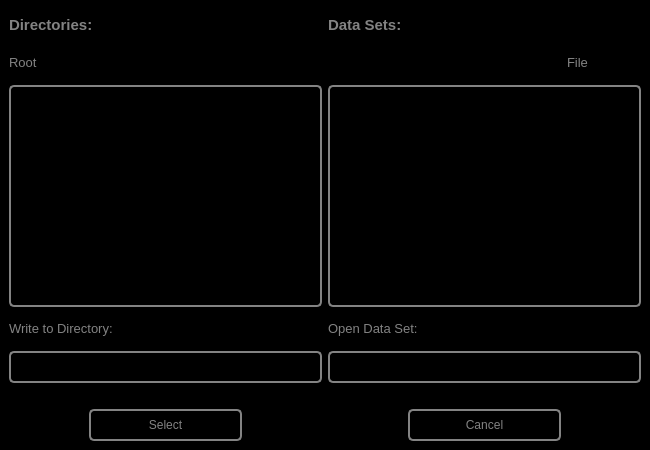
<?xml version="1.0" encoding="UTF-8"?>
<ui version="4.0">
 <class>MainWindow</class>
 <widget class="QMainWindow" name="MainWindow">
  <property name="geometry">
   <rect>
    <x>0</x>
    <y>0</y>
    <width>650</width>
    <height>450</height>
   </rect>
  </property>
  <property name="minimumSize">
   <size>
    <width>650</width>
    <height>450</height>
   </size>
  </property>
  <property name="windowTitle">
   <string>Data Vault Explorer</string>
  </property>
  <property name="windowIcon">
   <iconset resource="../Resources/nSOTScannerResources.qrc">
    <normaloff>:/nSOTScanner/Pictures/jj_schema.svg</normaloff>:/nSOTScanner/Pictures/jj_schema.svg</iconset>
  </property>
  <widget class="QWidget" name="centralwidget">
   <property name="styleSheet">
    <string notr="true">#centralwidget{
	background-color: rgb(0, 0, 0);}</string>
   </property>
   <layout class="QGridLayout" name="gridLayout" rowstretch="1,1,7,1,1,0,1" columnstretch="1,1,1,1,1,1,1,1,1,1,1,1,1,1,1,1" columnminimumwidth="1,1,1,1,1,1,1,1,1,1,1,1,1,1,1,1">
    <item row="0" column="0" colspan="3">
     <widget class="QLabel" name="Directories">
      <property name="text">
       <string>&lt;html&gt;&lt;head/&gt;&lt;body&gt;&lt;p&gt;&lt;span style=&quot; font-size:11pt; font-weight:600; color:#838383;&quot;&gt;Directories:&lt;/span&gt;&lt;/p&gt;&lt;/body&gt;&lt;/html&gt;</string>
      </property>
     </widget>
    </item>
    <item row="0" column="8" colspan="4">
     <widget class="QLabel" name="DataSets">
      <property name="text">
       <string>&lt;html&gt;&lt;head/&gt;&lt;body&gt;&lt;p&gt;&lt;span style=&quot; font-size:11pt; font-weight:600; color:#838383;&quot;&gt;Data Sets:&lt;/span&gt;&lt;/p&gt;&lt;/body&gt;&lt;/html&gt;</string>
      </property>
     </widget>
    </item>
    <item row="1" column="14" colspan="2">
     <widget class="QLabel" name="label_4">
      <property name="text">
       <string>&lt;html&gt;&lt;head/&gt;&lt;body&gt;&lt;p&gt;&lt;span style=&quot; font-size:10pt; color:#838383;&quot;&gt;File&lt;/span&gt;&lt;/p&gt;&lt;/body&gt;&lt;/html&gt;</string>
      </property>
     </widget>
    </item>
    <item row="2" column="0" colspan="8">
     <widget class="QListWidget" name="dirList">
      <property name="styleSheet">
       <string notr="true">QListWidget#dirList{
color: rgb(131,131,131);
background-color:rgb(0,0,0);
border: 2px solid  rgb(131,131,131);
border-radius: 5px
}


QScrollBar:horizontal {
   border: 0px;
   background: black;
   height: 15px;
}
QScrollBar:vertical {
   border: 0px;
   background: black;
   width: 15px;
}</string>
      </property>
     </widget>
    </item>
    <item row="2" column="8" colspan="8">
     <widget class="QListWidget" name="fileList">
      <property name="styleSheet">
       <string notr="true">#fileList{
color: rgb(131,131,131);
background-color:rgb(0,0,0);
border: 2px solid  rgb(131,131,131);
border-radius: 5px
}


QScrollBar:horizontal {
   border: 0px;
   background: black;
   height: 15px;
}
QScrollBar:vertical {
   border: 0px;
   background: black;
   width: 15px;
}</string>
      </property>
      <property name="selectionMode">
       <enum>QAbstractItemView::MultiSelection</enum>
      </property>
     </widget>
    </item>
    <item row="3" column="0" colspan="4">
     <widget class="QLabel" name="label">
      <property name="text">
       <string>&lt;html&gt;&lt;head/&gt;&lt;body&gt;&lt;p&gt;&lt;span style=&quot; font-size:10pt; color:#838383;&quot;&gt;Write to Directory:&lt;/span&gt;&lt;/p&gt;&lt;/body&gt;&lt;/html&gt;</string>
      </property>
     </widget>
    </item>
    <item row="3" column="8" colspan="6">
     <widget class="QLabel" name="label_2">
      <property name="text">
       <string>&lt;html&gt;&lt;head/&gt;&lt;body&gt;&lt;p&gt;&lt;span style=&quot; font-size:10pt; color:#838383;&quot;&gt;Open Data Set:&lt;/span&gt;&lt;/p&gt;&lt;/body&gt;&lt;/html&gt;</string>
      </property>
     </widget>
    </item>
    <item row="4" column="0" colspan="8">
     <widget class="QLineEdit" name="currentDir">
      <property name="enabled">
       <bool>true</bool>
      </property>
      <property name="sizePolicy">
       <sizepolicy hsizetype="Expanding" vsizetype="Preferred">
        <horstretch>0</horstretch>
        <verstretch>0</verstretch>
       </sizepolicy>
      </property>
      <property name="styleSheet">
       <string notr="true">QLineEdit#currentDir{
color: rgb(131,131,131);
background-color:rgb(0,0,0);
border: 2px solid  rgb(131,131,131);
border-radius: 5px
}</string>
      </property>
      <property name="text">
       <string/>
      </property>
      <property name="readOnly">
       <bool>true</bool>
      </property>
      <property name="placeholderText">
       <string/>
      </property>
     </widget>
    </item>
    <item row="4" column="8" colspan="8">
     <widget class="QLineEdit" name="currentFile">
      <property name="enabled">
       <bool>true</bool>
      </property>
      <property name="sizePolicy">
       <sizepolicy hsizetype="Expanding" vsizetype="Preferred">
        <horstretch>0</horstretch>
        <verstretch>0</verstretch>
       </sizepolicy>
      </property>
      <property name="styleSheet">
       <string notr="true">QLineEdit#currentFile{
color: rgb(131,131,131);
background-color:rgb(0,0,0);
border: 2px solid  rgb(131,131,131);
border-radius: 5px
}</string>
      </property>
      <property name="readOnly">
       <bool>true</bool>
      </property>
     </widget>
    </item>
    <item row="5" column="0">
     <spacer name="horizontalSpacer_24">
      <property name="orientation">
       <enum>Qt::Horizontal</enum>
      </property>
      <property name="sizeHint" stdset="0">
       <size>
        <width>23</width>
        <height>20</height>
       </size>
      </property>
     </spacer>
    </item>
    <item row="5" column="1">
     <spacer name="horizontalSpacer_18">
      <property name="orientation">
       <enum>Qt::Horizontal</enum>
      </property>
      <property name="sizeHint" stdset="0">
       <size>
        <width>22</width>
        <height>20</height>
       </size>
      </property>
     </spacer>
    </item>
    <item row="5" column="2">
     <spacer name="horizontalSpacer_22">
      <property name="orientation">
       <enum>Qt::Horizontal</enum>
      </property>
      <property name="sizeHint" stdset="0">
       <size>
        <width>23</width>
        <height>20</height>
       </size>
      </property>
     </spacer>
    </item>
    <item row="5" column="3">
     <spacer name="horizontalSpacer_20">
      <property name="orientation">
       <enum>Qt::Horizontal</enum>
      </property>
      <property name="sizeHint" stdset="0">
       <size>
        <width>21</width>
        <height>20</height>
       </size>
      </property>
     </spacer>
    </item>
    <item row="5" column="4">
     <spacer name="horizontalSpacer_23">
      <property name="orientation">
       <enum>Qt::Horizontal</enum>
      </property>
      <property name="sizeHint" stdset="0">
       <size>
        <width>21</width>
        <height>20</height>
       </size>
      </property>
     </spacer>
    </item>
    <item row="5" column="5">
     <spacer name="horizontalSpacer_17">
      <property name="orientation">
       <enum>Qt::Horizontal</enum>
      </property>
      <property name="sizeHint" stdset="0">
       <size>
        <width>21</width>
        <height>20</height>
       </size>
      </property>
     </spacer>
    </item>
    <item row="5" column="6">
     <spacer name="horizontalSpacer_21">
      <property name="orientation">
       <enum>Qt::Horizontal</enum>
      </property>
      <property name="sizeHint" stdset="0">
       <size>
        <width>21</width>
        <height>20</height>
       </size>
      </property>
     </spacer>
    </item>
    <item row="5" column="7">
     <spacer name="horizontalSpacer_19">
      <property name="orientation">
       <enum>Qt::Horizontal</enum>
      </property>
      <property name="sizeHint" stdset="0">
       <size>
        <width>21</width>
        <height>20</height>
       </size>
      </property>
     </spacer>
    </item>
    <item row="5" column="8">
     <spacer name="horizontalSpacer_16">
      <property name="orientation">
       <enum>Qt::Horizontal</enum>
      </property>
      <property name="sizeHint" stdset="0">
       <size>
        <width>21</width>
        <height>20</height>
       </size>
      </property>
     </spacer>
    </item>
    <item row="5" column="9">
     <spacer name="horizontalSpacer_15">
      <property name="orientation">
       <enum>Qt::Horizontal</enum>
      </property>
      <property name="sizeHint" stdset="0">
       <size>
        <width>22</width>
        <height>20</height>
       </size>
      </property>
     </spacer>
    </item>
    <item row="5" column="10">
     <spacer name="horizontalSpacer_12">
      <property name="orientation">
       <enum>Qt::Horizontal</enum>
      </property>
      <property name="sizeHint" stdset="0">
       <size>
        <width>21</width>
        <height>20</height>
       </size>
      </property>
     </spacer>
    </item>
    <item row="5" column="11">
     <spacer name="horizontalSpacer_9">
      <property name="orientation">
       <enum>Qt::Horizontal</enum>
      </property>
      <property name="sizeHint" stdset="0">
       <size>
        <width>21</width>
        <height>20</height>
       </size>
      </property>
     </spacer>
    </item>
    <item row="5" column="12">
     <spacer name="horizontalSpacer_14">
      <property name="orientation">
       <enum>Qt::Horizontal</enum>
      </property>
      <property name="sizeHint" stdset="0">
       <size>
        <width>21</width>
        <height>20</height>
       </size>
      </property>
     </spacer>
    </item>
    <item row="5" column="13">
     <spacer name="horizontalSpacer_10">
      <property name="orientation">
       <enum>Qt::Horizontal</enum>
      </property>
      <property name="sizeHint" stdset="0">
       <size>
        <width>21</width>
        <height>20</height>
       </size>
      </property>
     </spacer>
    </item>
    <item row="5" column="14">
     <spacer name="horizontalSpacer_11">
      <property name="orientation">
       <enum>Qt::Horizontal</enum>
      </property>
      <property name="sizeHint" stdset="0">
       <size>
        <width>21</width>
        <height>20</height>
       </size>
      </property>
     </spacer>
    </item>
    <item row="5" column="15">
     <spacer name="horizontalSpacer_13">
      <property name="orientation">
       <enum>Qt::Horizontal</enum>
      </property>
      <property name="sizeHint" stdset="0">
       <size>
        <width>21</width>
        <height>20</height>
       </size>
      </property>
     </spacer>
    </item>
    <item row="1" column="7">
     <widget class="QPushButton" name="addDir">
      <property name="sizePolicy">
       <sizepolicy hsizetype="Minimum" vsizetype="Preferred">
        <horstretch>0</horstretch>
        <verstretch>0</verstretch>
       </sizepolicy>
      </property>
      <property name="toolTip">
       <string>Add Directory</string>
      </property>
      <property name="styleSheet">
       <string notr="true">#addDir{
image:url(:/nSOTScanner/Pictures/addPlotIcon.png);
background: black;
border: 0px solid rgb(95,107,166);
}

QPushButton:pressed#addDir{
image:url(:/nSOTScanner/Pictures/addPlotIcon.png);
background: black;
border: 2px solid white;
border-radius: 5px
}</string>
      </property>
      <property name="text">
       <string/>
      </property>
     </widget>
    </item>
    <item row="1" column="6">
     <widget class="QPushButton" name="home">
      <property name="sizePolicy">
       <sizepolicy hsizetype="Minimum" vsizetype="Preferred">
        <horstretch>0</horstretch>
        <verstretch>0</verstretch>
       </sizepolicy>
      </property>
      <property name="toolTip">
       <string>Go to Root</string>
      </property>
      <property name="styleSheet">
       <string notr="true">#home{
image:url(:/nSOTScanner/Pictures/homeIcon.png);
background: black;
border: 0px solid rgb(95,107,166);
}

QPushButton:pressed#home{
image:url(:/nSOTScanner/Pictures/homeIcon.png);
background: black;
border: 2px solid white;
border-radius: 5px
}</string>
      </property>
      <property name="text">
       <string/>
      </property>
     </widget>
    </item>
    <item row="1" column="5">
     <widget class="QPushButton" name="back">
      <property name="sizePolicy">
       <sizepolicy hsizetype="Minimum" vsizetype="Preferred">
        <horstretch>0</horstretch>
        <verstretch>0</verstretch>
       </sizepolicy>
      </property>
      <property name="toolTip">
       <string>Back</string>
      </property>
      <property name="styleSheet">
       <string notr="true">#back{
image:url(:/nSOTScanner/Pictures/backIcon.png);
background: black;
border: 0px solid rgb(95,107,166);
}

QPushButton:pressed#back{
image:url(:/nSOTScanner/Pictures/backIcon.png);
background: black;
border: 2px solid white;
border-radius: 5px
}</string>
      </property>
      <property name="text">
       <string/>
      </property>
     </widget>
    </item>
    <item row="1" column="4">
     <widget class="QPushButton" name="pushButton_dvexplorer_refresh">
      <property name="sizePolicy">
       <sizepolicy hsizetype="Minimum" vsizetype="Preferred">
        <horstretch>0</horstretch>
        <verstretch>0</verstretch>
       </sizepolicy>
      </property>
      <property name="toolTip">
       <string>Refresh</string>
      </property>
      <property name="styleSheet">
       <string notr="true">#pushButton_dvexplorer_refresh{
image:url(:/nSOTScanner/Pictures/refreshIcon.png);
background: black;
border: 0px solid rgb(95,107,166);
}

QPushButton:pressed#refresh{
image:url(:/nSOTScanner/Pictures/refreshIcon.png);
background: black;
border: 2px solid white;
border-radius: 5px
}</string>
      </property>
      <property name="text">
       <string/>
      </property>
     </widget>
    </item>
    <item row="6" column="10" colspan="4">
     <widget class="QPushButton" name="cancelSelect">
      <property name="sizePolicy">
       <sizepolicy hsizetype="Minimum" vsizetype="Preferred">
        <horstretch>0</horstretch>
        <verstretch>0</verstretch>
       </sizepolicy>
      </property>
      <property name="styleSheet">
       <string notr="true">QPushButton:pressed#cancelSelect{
color: rgb(0,0,0);
background-color:rgb(131,131,131);
border: 1px solid rgb(0,0,0);
border-radius: 5px
}

QPushButton#cancelSelect{
color: rgb(131,131,131);
background-color:rgb(0,0,0);
border: 2px solid  rgb(131,131,131);
border-radius: 5px
}</string>
      </property>
      <property name="text">
       <string>Cancel</string>
      </property>
     </widget>
    </item>
    <item row="6" column="2" colspan="4">
     <widget class="QPushButton" name="select">
      <property name="sizePolicy">
       <sizepolicy hsizetype="Minimum" vsizetype="Preferred">
        <horstretch>0</horstretch>
        <verstretch>0</verstretch>
       </sizepolicy>
      </property>
      <property name="styleSheet">
       <string notr="true">QPushButton:pressed#select{
color: rgb(0,0,0);
background-color:rgb(131,131,131);
border: 1px solid rgb(0,0,0);
border-radius: 5px
}

QPushButton#select{
color: rgb(131,131,131);
background-color:rgb(0,0,0);
border: 2px solid  rgb(131,131,131);
border-radius: 5px
}</string>
      </property>
      <property name="text">
       <string>Select</string>
      </property>
     </widget>
    </item>
    <item row="1" column="0" colspan="4">
     <widget class="QLabel" name="dirName">
      <property name="text">
       <string>&lt;html&gt;&lt;head/&gt;&lt;body&gt;&lt;p&gt;&lt;span style=&quot; font-size:10pt; color:#838383;&quot;&gt;Root&lt;/span&gt;&lt;/p&gt;&lt;/body&gt;&lt;/html&gt;</string>
      </property>
     </widget>
    </item>
   </layout>
  </widget>
 </widget>
 <resources>
  <include location="../Resources/nSOTScannerResources.qrc"/>
 </resources>
 <connections/>
</ui>
